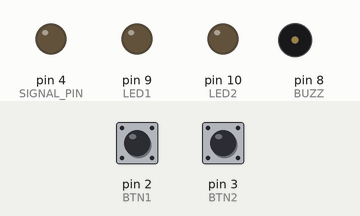
Simulated run of this sketch. Board: Arduino Uno, built with avr-gcc and run on an emulated ATmega328P. On the bench: output pins drawn as LEDs (lit = HIGH), buzzer (waves = sounding). The test bench sets the inputs (shaded band); at power-on: pin 2 (BTN1) HIGH, pin 3 (BTN2) HIGH.

Above: at 1.2 s.
1.3 s: pin 2 (BTN1) pulled LOW for 0.15 s
At 3.6 s:
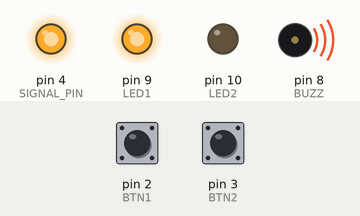
At 6.8 s:
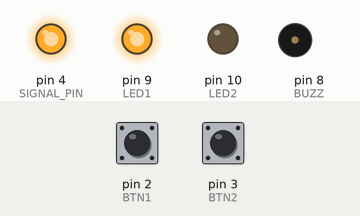
Timing chart, 0 to 10.4 s (numbered marks = the images above; inputs shaded):
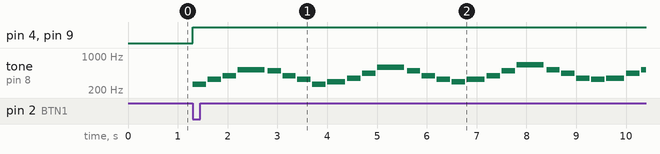

The sketch:

puppetSoundsLights.ino
```cpp
// Required for Arduino functions and types
#include <Arduino.h>
#include "pitches.h"

#define REST 0

// === Pin Assignments ===
const int BTN1 = 2;    // Button 1 (to GND, use INPUT_PULLUP)
const int BTN2 = 3;    // Button 2 (to GND, use INPUT_PULLUP)
const int LED1 = 9;    // LED for button 1
const int LED2 = 10;   // LED for button 2
const int BUZZ = 8;    // Piezo/speaker
const int SIGNAL_PIN = 4; // Pin to signal puppetBaseLights (connect to its pin 2)

// === Light-Hearted Upbeat Melody (original, ~30s, not repeating) ===
const int upbeat_co_pilot[] = {
  NOTE_C4, NOTE_E4, NOTE_G4, NOTE_C5, NOTE_B4, NOTE_G4, NOTE_E4, NOTE_C4,
  NOTE_D4, NOTE_F4, NOTE_A4, NOTE_D5, NOTE_B4, NOTE_G4, NOTE_E4, NOTE_D4,
  NOTE_E4, NOTE_G4, NOTE_B4, NOTE_E5, NOTE_C5, NOTE_A4, NOTE_F4, NOTE_E4,
  NOTE_F4, NOTE_A4, NOTE_C5, NOTE_F5, NOTE_D5, NOTE_B4, NOTE_G4, NOTE_F4,
  NOTE_G4, NOTE_B4, NOTE_D5, NOTE_G5, NOTE_E5, NOTE_C5, NOTE_A4, NOTE_G4,
  NOTE_A4, NOTE_C5, NOTE_E5, NOTE_A5, NOTE_F5, NOTE_D5, NOTE_B4, NOTE_A4,
  NOTE_B4, NOTE_D5, NOTE_F5, NOTE_B5, NOTE_G5, NOTE_E5, NOTE_C5, NOTE_B4,
  NOTE_C5, NOTE_E5, NOTE_G5, NOTE_C6, NOTE_A5, NOTE_F5, NOTE_D5, NOTE_C5,
  NOTE_D5, NOTE_F5, NOTE_A5, NOTE_D6, NOTE_B5, NOTE_G5, NOTE_E5, NOTE_D5,
  NOTE_E5, NOTE_G5, NOTE_B5, NOTE_E6, NOTE_C6, NOTE_A5, NOTE_F5, NOTE_E5,
  NOTE_F5, NOTE_A5, NOTE_C6, NOTE_F6, NOTE_D6, NOTE_B5, NOTE_G5, NOTE_F5,
  NOTE_G5, NOTE_B5, NOTE_D6, NOTE_G6, NOTE_E6, NOTE_C6, NOTE_A5, NOTE_G5,
  NOTE_A5, NOTE_C6, NOTE_E6, NOTE_A6, NOTE_F6, NOTE_D6, NOTE_B5, NOTE_A5,
  NOTE_B5, NOTE_D6, NOTE_F6, NOTE_B6, NOTE_G6, NOTE_E6, NOTE_C6, NOTE_B5,
  NOTE_C6, NOTE_E6, NOTE_G6, NOTE_C7, NOTE_A6, NOTE_F6, NOTE_D6, NOTE_C6,
  NOTE_D6, NOTE_F6, NOTE_A6, NOTE_D7, NOTE_B6, NOTE_G6, NOTE_E6, NOTE_D6,
  NOTE_E6, NOTE_G6, NOTE_B6, NOTE_E7, NOTE_C7, NOTE_A6, NOTE_F6, NOTE_E6,
  NOTE_D6, NOTE_B5, NOTE_G5, NOTE_E5, NOTE_C5, NOTE_A4, NOTE_F4, NOTE_D4,
  NOTE_C4, REST
};
const int upbeat_co_pilot_len[] = {
  300, 300, 300, 600, 300, 300, 300, 300,
  400, 300, 300, 600, 300, 300, 300, 300,
  400, 300, 300, 600, 300, 300, 300, 300,
  400, 300, 300, 600, 300, 300, 300, 300,
  400, 300, 300, 600, 300, 300, 300, 300,
  400, 300, 300, 600, 300, 300, 300, 300,
  400, 300, 300, 600, 300, 300, 300, 300,
  400, 300, 300, 600, 300, 300, 300, 300,
  400, 300, 300, 600, 300, 300, 300, 300,
  400, 300, 300, 600, 300, 300, 300, 300,
  400, 300, 300, 600, 300, 300, 300, 300,
  400, 300, 300, 600, 300, 300, 300, 300,
  400, 300, 300, 600, 300, 300, 300, 300,
  400, 300, 300, 600, 300, 300, 300, 300,
  400, 300, 300, 600, 300, 300, 300, 300,
  400, 300, 300, 600, 300, 300, 300, 300,
  400, 300, 300, 600, 300, 300, 300, 300,
  400, 300, 300, 600, 300, 300, 300, 300,
  400, 300, 300, 600, 300, 300, 300, 300,
  400, 300, 300, 600, 300, 300, 300, 300,
  400, 300, 300, 600, 300, 300, 300, 300,
  1000, 1000
};
const int UPBEAT_COPILOT_LEN = sizeof(upbeat_co_pilot) / sizeof(upbeat_co_pilot[0]);

// === Spooky Melody (extended to ~30s, original Copilot creation) ===
const int spooky_co_pilot[] = {
  NOTE_A4, NOTE_C5, NOTE_DS5, NOTE_F5, REST,
  NOTE_DS5, NOTE_F5, NOTE_A4, NOTE_G4, REST,
  NOTE_A4, NOTE_C5, NOTE_DS5, NOTE_F5, NOTE_G4, REST,
  NOTE_DS5, NOTE_F5, NOTE_C5, NOTE_A4, REST,
  NOTE_A4, NOTE_C5, NOTE_DS5, NOTE_F5, NOTE_DS5, NOTE_G4, REST,
  NOTE_A4, NOTE_C5, NOTE_DS5, NOTE_F5, NOTE_A4,
  // New spooky phrases for extension
  NOTE_GS4, NOTE_B4, NOTE_D5, NOTE_F5, REST,
  NOTE_D5, NOTE_F5, NOTE_GS4, NOTE_A4, REST,
  NOTE_B4, NOTE_D5, NOTE_F5, NOTE_B4, NOTE_GS4, REST,
  NOTE_E5, NOTE_G5, NOTE_B4, NOTE_E5, REST,
  NOTE_F5, NOTE_DS5, NOTE_C5, NOTE_A4, REST,
  NOTE_G4, NOTE_B4, NOTE_DS5, NOTE_G5, NOTE_B4, NOTE_G4, REST,
  NOTE_A4, NOTE_C5, NOTE_F5, NOTE_A5, NOTE_F5, NOTE_C5, NOTE_A4, REST,
  NOTE_DS5, NOTE_G5, NOTE_B4, NOTE_DS5, NOTE_G4, REST,
  NOTE_F5, NOTE_D5, NOTE_B4, NOTE_F5, NOTE_D5, NOTE_B4, REST,
  NOTE_C5, NOTE_E5, NOTE_GS4, NOTE_C5, NOTE_E5, NOTE_GS4, REST,
  NOTE_A4, NOTE_F5, NOTE_D5, NOTE_A4, NOTE_F5, NOTE_D5, REST,
  NOTE_B4, NOTE_G5, NOTE_E5, NOTE_B4, NOTE_G5, NOTE_E5, REST,
  NOTE_C5, NOTE_A5, NOTE_F5, NOTE_C5, NOTE_A5, NOTE_F5, REST,
  NOTE_DS5, NOTE_B5, NOTE_G5, NOTE_DS5, NOTE_B5, NOTE_G5, REST,
  NOTE_F5, NOTE_C6, NOTE_A5, NOTE_F5, NOTE_C6, NOTE_A5, REST,
  NOTE_A4, NOTE_C5, NOTE_DS5, NOTE_F5, NOTE_A4, REST
};
const int spooky_co_pilot_durs[] = {
  500, 250, 250, 750, 150,
  250, 250, 500, 1000, 200,
  250, 250, 500, 500, 750, 150,
  250, 250, 1000, 500, 300,
  250, 250, 250, 750, 500, 1000, 250,
  250, 250, 500, 500, 1500,
  // Durations for new spooky phrases (sum to ~30s total)
  400, 200, 200, 600, 150,
  200, 200, 400, 500, 200,
  200, 200, 400, 400, 600, 150,
  300, 400, 200, 300, 200,
  400, 200, 200, 600, 150,
  200, 200, 400, 500, 200, 200, 400, 400, 600, 150,
  300, 400, 200, 300, 200, 400, 200, 200, 600, 150,
  200, 200, 400, 500, 200, 200, 400, 400, 600, 150,
  300, 400, 200, 300, 200, 400, 200, 200, 600, 150,
  200, 200, 400, 500, 200, 200, 400, 400, 600, 150,
  300, 400, 200, 300, 200, 400, 200, 200, 600, 150,
  200, 200, 400, 500, 200, 200, 400, 400, 600, 150,
  300, 400, 200, 300, 200, 400, 200, 200, 600, 150,
  1000
};
const int SPOOKY_COPILOT_LEN = sizeof(spooky_co_pilot) / sizeof(spooky_co_pilot[0]);

void setup() {
  pinMode(BTN1, INPUT_PULLUP);
  pinMode(BTN2, INPUT_PULLUP);
  pinMode(LED1, OUTPUT);
  pinMode(LED2, OUTPUT);
  pinMode(BUZZ, OUTPUT);
  pinMode(SIGNAL_PIN, OUTPUT);
  digitalWrite(SIGNAL_PIN, LOW); // Start with signal LOW
  holdState();
}

void loop() {
  // HOLD: lights off, no sound, wait for a press (active-low)
  if (digitalRead(BTN1) == LOW) {
    digitalWrite(SIGNAL_PIN, HIGH); // Signal puppetBaseLights to hold (active HIGH)
    playFor30s(LED1, upbeat_co_pilot, upbeat_co_pilot_len, UPBEAT_COPILOT_LEN);
    digitalWrite(SIGNAL_PIN, LOW);  // Release hold after playing
    holdState();
  } else if (digitalRead(BTN2) == LOW) {
    digitalWrite(SIGNAL_PIN, HIGH); // Signal puppetBaseLights to hold (active HIGH)
    playFor30s(LED2, spooky_co_pilot, spooky_co_pilot_durs, SPOOKY_COPILOT_LEN);
    digitalWrite(SIGNAL_PIN, LOW);  // Release hold after playing
    holdState();
  }
  // tiny debounce
  delay(10);
}

void holdState() {
  noTone(BUZZ);
  digitalWrite(LED1, LOW);
  digitalWrite(LED2, LOW);
}

// Loop the given melody for ~10 seconds while LED stays on
void playFor10s(int ledPin, const int *notes, const int *durs, int len) {
  unsigned long start = millis();
  digitalWrite(ledPin, HIGH);
  while (millis() - start < 10000UL) {
    for (int i = 0; i < len && (millis() - start) < 10000UL; i++) {
      int n = notes[i];
      int d = durs[i];
      if (n == REST) {
        noTone(BUZZ);
        delay(d);
      } else {
        tone(BUZZ, n, d * 0.9); // 90% duty so we get a tiny gap
        delay(d);
      }
    }
  }
  noTone(BUZZ);
  digitalWrite(ledPin, LOW);
}

// Loop the given melody for ~30 seconds while LED stays on
void playFor30s(int ledPin, const int *notes, const int *durs, int len) {
  unsigned long start = millis();
  digitalWrite(ledPin, HIGH);
  while (millis() - start < 30000UL) {
    for (int i = 0; i < len && (millis() - start) < 30000UL; i++) {
      int n = notes[i];
      int d = durs[i];
      if (n == REST) {
        noTone(BUZZ);
        delay(d);
      } else {
        tone(BUZZ, n, d * 0.9);
        delay(d);
      }
    }
  }
  noTone(BUZZ);
  digitalWrite(ledPin, LOW);
}
```

pitches.h
```cpp
/*************************************************
 * Public Constants
 *************************************************/

#define NOTE_B0  31
#define NOTE_C1  33
#define NOTE_CS1 35
#define NOTE_D1  37
#define NOTE_DS1 39
#define NOTE_E1  41
#define NOTE_F1  44
#define NOTE_FS1 46
#define NOTE_G1  49
#define NOTE_GS1 52
#define NOTE_A1  55
#define NOTE_AS1 58
#define NOTE_B1  62
#define NOTE_C2  65
#define NOTE_CS2 69
#define NOTE_D2  73
#define NOTE_DS2 78
#define NOTE_E2  82
#define NOTE_F2  87
#define NOTE_FS2 93
#define NOTE_G2  98
#define NOTE_GS2 104
#define NOTE_A2  110
#define NOTE_AS2 117
#define NOTE_B2  123
#define NOTE_C3  131
#define NOTE_CS3 139
#define NOTE_D3  147
#define NOTE_DS3 156
#define NOTE_E3  165
#define NOTE_F3  175
#define NOTE_FS3 185
#define NOTE_G3  196
#define NOTE_GS3 208
#define NOTE_A3  220
#define NOTE_AS3 233
#define NOTE_B3  247
#define NOTE_C4  262
#define NOTE_CS4 277
#define NOTE_D4  294
#define NOTE_DS4 311
#define NOTE_E4  330
#define NOTE_F4  349
#define NOTE_FS4 370
#define NOTE_G4  392
#define NOTE_GS4 415
#define NOTE_A4  440
#define NOTE_AS4 466
#define NOTE_B4  494
#define NOTE_C5  523
#define NOTE_CS5 554
#define NOTE_D5  587
#define NOTE_DS5 622
#define NOTE_E5  659
#define NOTE_F5  698
#define NOTE_FS5 740
#define NOTE_G5  784
#define NOTE_GS5 831
#define NOTE_A5  880
#define NOTE_AS5 932
#define NOTE_B5  988
#define NOTE_C6  1047
#define NOTE_CS6 1109
#define NOTE_D6  1175
#define NOTE_DS6 1245
#define NOTE_E6  1319
#define NOTE_F6  1397
#define NOTE_FS6 1480
#define NOTE_G6  1568
#define NOTE_GS6 1661
#define NOTE_A6  1760
#define NOTE_AS6 1865
#define NOTE_B6  1976
#define NOTE_C7  2093
#define NOTE_CS7 2217
#define NOTE_D7  2349
#define NOTE_DS7 2489
#define NOTE_E7  2637
#define NOTE_F7  2794
#define NOTE_FS7 2960
#define NOTE_G7  3136
#define NOTE_GS7 3322
#define NOTE_A7  3520
#define NOTE_AS7 3729
#define NOTE_B7  3951
#define NOTE_C8  4186
#define NOTE_CS8 4435
#define NOTE_D8  4699
#define NOTE_DS8 4978
#define NOTE_E8  5274
#define NOTE_F8  5588
#define NOTE_FS8 5920
#define NOTE_G8  6272
#define NOTE_GS8 6645
#define NOTE_A8  7040
#define NOTE_AS8 7459
#define NOTE_B8  7902
```

Measured:
- after the input at 1.3 s, pin 4 (SIGNAL_PIN), pin 9 (LED1): LOW → HIGH at once; tone on pin 8 (BUZZ): plays 262 Hz for 0.27 s, 330 Hz for 0.27 s, 392 Hz for 0.27 s, 523 Hz for 0.54 s, 494 Hz for 0.27 s, 392 Hz for 0.27 s … (27 notes in this stretch), starting at once
